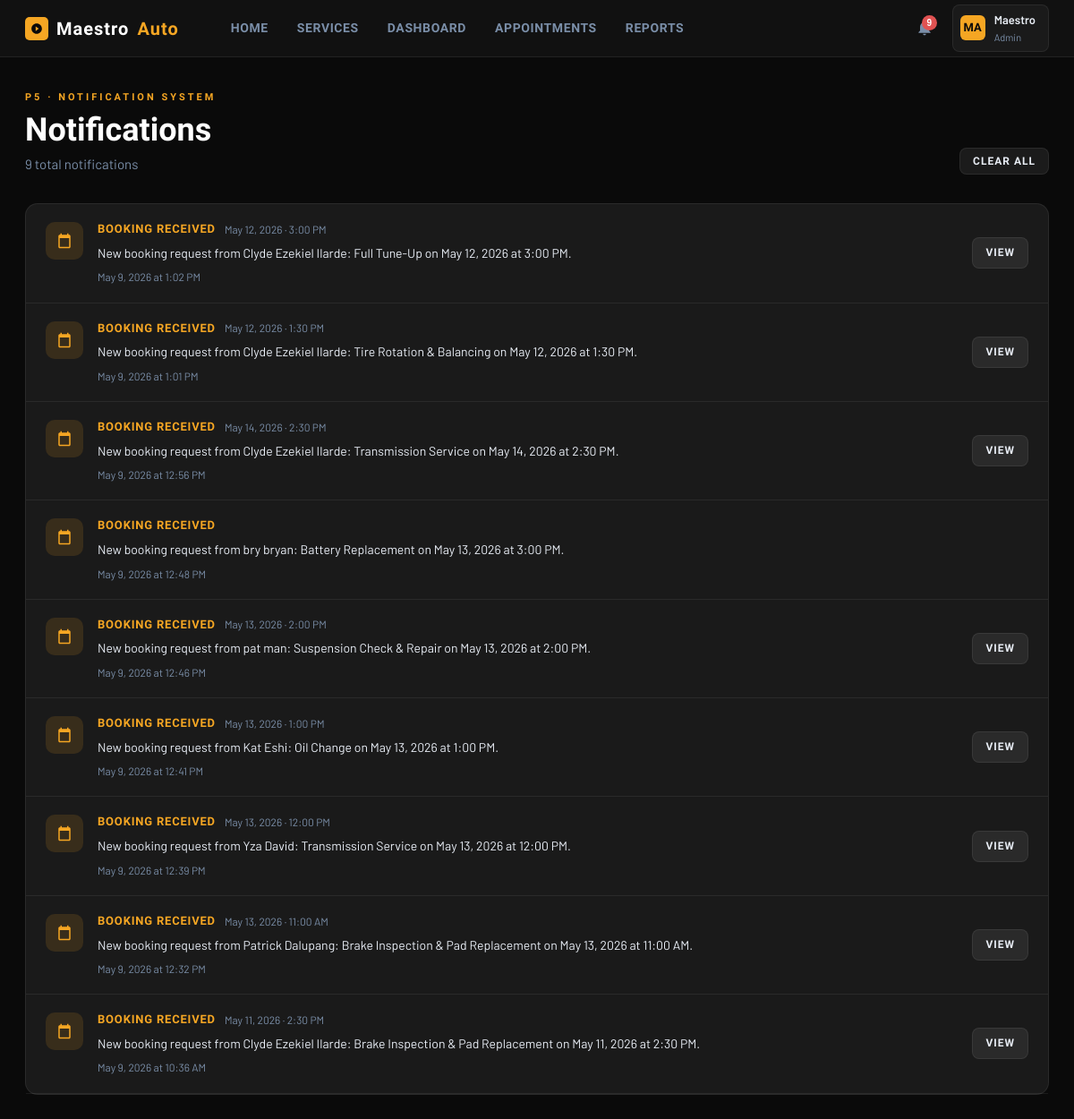
Screenshot of /notifications.php (signed in) with the database file from the repository.
### tables this page shows
CREATE TABLE `users` (
  `id` int(11) NOT NULL,
  `first_name` varchar(100) NOT NULL,
  `last_name` varchar(100) NOT NULL,
  `username` varchar(100) NOT NULL,
  `email` varchar(150) NOT NULL,
  `password` varchar(255) NOT NULL,
  `role` enum('customer','admin') NOT NULL DEFAULT 'customer',
  `phone` varchar(30) DEFAULT NULL,
  `created_at` timestamp NOT NULL DEFAULT current_timestamp()
);

CREATE TABLE `notifications` (
  `id` int(11) NOT NULL,
  `user_id` int(11) NOT NULL,
  `appt_id` int(11) DEFAULT NULL,
  `type` enum('booking_received','booking_confirmed','booking_declined','booking_completed','booking_cancelled','reminder') NOT NULL,
  `message` text NOT NULL,
  `is_read` tinyint(1) NOT NULL DEFAULT 0,
  `created_at` timestamp NOT NULL DEFAULT current_timestamp()
);

CREATE TABLE `appointments` (
  `id` int(11) NOT NULL,
  `user_id` int(11) NOT NULL,
  `service_id` int(11) NOT NULL,
  `vehicle_make` varchar(80) DEFAULT NULL,
  `vehicle_model` varchar(80) DEFAULT NULL,
  `vehicle_year` year(4) DEFAULT NULL,
  `plate_no` varchar(20) DEFAULT NULL,
  `appt_date` date NOT NULL,
  `appt_time` time NOT NULL,
  `notes` text DEFAULT NULL,
  `status` enum('pending','confirmed','declined','completed','cancelled') NOT NULL DEFAULT 'pending',
  `admin_notes` text DEFAULT NULL,
  `created_at` timestamp NOT NULL DEFAULT current_timestamp(),
  `updated_at` timestamp NOT NULL DEFAULT current_timestamp() ON UPDATE current_timestamp()
);

### notifications.php (the view, shortened to what this page needs)
<?php
require 'db.php';
require 'partials/header.php';
$pdo->prepare("UPDATE notifications SET is_read = 1 WHERE user_id = ?")
    ->execute([$me['id']]);
$page    = max(1, (int)($_GET['page'] ?? 1));
$perPage = 20;
$offset  = ($page - 1) * $perPage;
$countStmt = $pdo->prepare("SELECT COUNT(*) FROM notifications WHERE user_id = ?");
$countStmt->execute([$me['id']]);
$total = (int)$countStmt->fetchColumn();
$notifStmt = $pdo->prepare("
    SELECT n.*, a.appt_date, a.appt_time, s.name AS service_name
    FROM notifications n
    LEFT JOIN appointments a ON a.id = n.appt_id
    LEFT JOIN services     s ON s.id = a.service_id
    WHERE n.user_id = :user_id
    ORDER BY n.created_at DESC
    LIMIT :limit OFFSET :offset
");
$notifStmt->bindValue(':user_id', $me['id'], PDO::PARAM_INT);
$notifStmt->bindValue(':limit', (int)$perPage, PDO::PARAM_INT);
$notifStmt->bindValue(':offset', (int)$offset, PDO::PARAM_INT);
$notifStmt->execute();
$notifs = $notifStmt->fetchAll();
function notifStyle(string $type): array {
    return match($type) {
        'booking_received'  => ['#F5A623', 'M19 3h-1V1h-2v2H8V1H6v2H5c-1.1 0-2 .9-2 2v16c0 1.1.9 2 2 2h14c1.1 0 2-.9 2-2V5c0-1.1-.9-2-2-2zm0 18H5V8h14v13z'],
        'booking_confirmed' => ['#4CAF7D', 'M9 16.17L4.83 12l-1.42 1.41L9 19 21 7l-1.41-1.41z'],
        'booking_declined'  => ['#E05252', 'M12 2C6.47 2 2 6.47 2 12s4.47 10 10 10 10-4.47 10-10S17.53 2 12 2zm5 13.59L15.59 17 12 13.41 8.41 17 7 15.59 10.59 12 7 8.41 8.41 7 12 10.59 15.59 7 17 8.41 13.41 12 17 15.59z'],
        'booking_completed' => ['#4A90D9', 'M12 1L3 5v6c0 5.55 3.84 10.74 9 12 5.16-1.26 9-6.45 9-12V5l-9-4z'],
        'booking_cancelled' => ['#7A8EA8', 'M12 2C6.47 2 2 6.47 2 12s4.47 10 10 10 10-4.47 10-10S17.53 2 12 2zm5 13.59L15.59 17 12 13.41 8.41 17 7 15.59 10.59 12 7 8.41 8.41 7 12 10.59 15.59 7 17 8.41 13.41 12 17 15.59z'],
        'reminder'          => ['#F5A623', 'M12 22c1.1 0 2-.9 2-2h-4c0 1.1.9 2 2 2zm6-6V11c0-3.07-1.64-5.64-4.5-6.32V4c0-.83-.67-1.5-1.5-1.5s-1.5.67-1.5 1.5v.68C7.63 5.36 6 7.92 6 11v5l-2 2v1h16v-1l-2-2z'],
        default             => ['#7A8EA8', 'M12 2C6.48 2 2 6.48 2 12s4.48 10 10 10 10-4.48 10-10S17.52 2 12 2zm1 15h-2v-2h2v2zm0-4h-2V7h2v6z'],
    };
}
function notifLabel(string $type): string {
    return match($type) {
        'booking_received'  => 'Booking Received',
        'booking_confirmed' => 'Booking Confirmed',
        'booking_declined'  => 'Booking Declined',
        'booking_completed' => 'Service Completed',
        'booking_cancelled' => 'Booking Cancelled',
        'reminder'          => 'Reminder',
        default             => 'Notification',
    };
}
?>
<main class="page-shell">
    <div class="page-header" style="display:flex;align-items:flex-end;justify-content:space-between;flex-wrap:wrap;gap:16px;">
        <div>
            <div class="page-label">P5 · Notification System</div>
            <div class="page-title">Notifications</div>
            <div class="page-sub"><?= $total ?> total notification<?= $total!=1?'s':'' ?></div>
        </div>
        <?php if ($total > 0): ?>
            <form method="POST" action="clear_notifications.php">
                <button type="submit" class="btn btn-secondary btn-sm"
                    onclick="return confirm('Clear all notifications?')">
                    Clear All
                </button>
            </form>
        <?php endif; ?>
    </div>
    <?php if (empty($notifs)): ?>
        <div class="card">
            <div class="empty-state">
                <svg viewBox="0 0 24 24"><path d="M12 22c1.1 0 2-.9 2-2h-4c0 1.1.9 2 2 2zm6-6V11c0-3.07-1.64-5.64-4.5-6.32V4c0-.83-.67-1.5-1.5-1.5s-1.5.67-1.5 1.5v.68C7.63 5.36 6 7.92 6 11v5l-2 2v1h16v-1l-2-2z"/></svg>
                <p>You're all caught up — no notifications yet.</p>
            </div>
        </div>
    <?php else: ?>
        <div class="card" style="padding:0;">
            <?php foreach ($notifs as $n):
                [$color, $iconPath] = notifStyle($n['type']);
            ?>
            <div style="display:flex;gap:16px;padding:18px 22px;
                border-bottom:1px solid var(--border-sub);
                transition:background .15s;"
                onmouseover="this.style.background='rgba(255,255,255,0.02)'"
                onmouseout="this.style.background=''">
                <div style="flex-shrink:0;width:42px;height:42px;border-radius:10px;
                    background:<?= $color ?>22;
                    display:flex;align-items:center;justify-content:center;margin-top:2px;">
                    <svg viewBox="0 0 24 24" style="width:18px;height:18px;fill:<?= $color ?>;">
                        <path d="<?= $iconPath ?>"/>
                    </svg>
                </div>
                <div style="flex:1;min-width:0;">
                    <div style="display:flex;align-items:center;gap:10px;margin-bottom:5px;flex-wrap:wrap;">
                        <span style="font-family:'Barlow Condensed',sans-serif;font-size:13px;
                            font-weight:700;letter-spacing:.8px;text-transform:uppercase;color:<?= $color ?>;">
                            <?= notifLabel($n['type']) ?>
                        </span>
                        <?php if ($n['appt_date']): ?>
                            <span style="font-size:12px;color:var(--muted);">
                                <?= date('M j, Y', strtotime($n['appt_date'])) ?>
                                <?= $n['appt_time'] ? '· '.date('g:i A', strtotime($n['appt_time'])) : '' ?>
                            </span>
                        <?php endif; ?>
                    </div>
                    <div style="font-size:14px;color:var(--text);line-height:1.6;">
                        <?= htmlspecialchars($n['message']) ?>
                    </div>
                    <div style="font-size:12px;color:var(--muted);margin-top:6px;">
                        <?= date('F j, Y \a\t g:i A', strtotime($n['created_at'])) ?>
                    </div>
                </div>
                <?php if ($n['appt_id']): ?>
                <div style="flex-shrink:0;align-self:center;">
                    <a href="<?= $me['role']==='admin' ? 'admin_appointments.php' : 'dashboard.php' ?>"
                       class="btn btn-secondary btn-sm">View</a>
                </div>
                <?php endif; ?>
            </div>
            <?php endforeach; ?>
        </div>
    <?php endif; ?>
</main>
<?php require 'partials/footer.php'; ?>

### partials/header.php (shortened to what this page needs)
<?php
$currentUser = $pdo->prepare("SELECT id, first_name, last_name, username, role FROM users WHERE id = ?");
$currentUser->execute([$_SESSION['user_id']]);
$me = $currentUser->fetch();
$unreadStmt = $pdo->prepare("SELECT COUNT(*) FROM notifications WHERE user_id = ? AND is_read = 0");
$unreadStmt->execute([$me['id']]);
$unreadCount = (int)$unreadStmt->fetchColumn();
$initials = strtoupper(substr($me['first_name'],0,1) . substr($me['last_name'],0,1));
$isAdmin  = ($me['role'] === 'admin');
$currentPage = basename($_SERVER['PHP_SELF'], '.php');
?>
<!DOCTYPE html>
<html lang="en">
<head>
    <link rel="stylesheet" href="app.css">
</head>
<body>
<div class="app-body">
<header class="topbar">
    <a href="<?= $isAdmin ? 'admin_dashboard.php' : 'dashboard.php' ?>" class="topbar-logo">
        <div class="logo-badge">
            <svg viewBox="0 0 24 24"><path d="M12 2C6.48 2 2 6.48 2 12s4.48 10 10 10 10-4.48 10-10S17.52 2 12 2zm-2 14.5v-9l6 4.5-6 4.5z"/></svg>
        </div>
        Maestro<span style="color:var(--yellow)">Auto</span>
    </a>
    <nav class="topbar-nav">
        <a href="home.php"      class="<?= $currentPage==='home'      ?'active':'' ?>">Home</a>
        <a href="services.php"  class="<?= $currentPage==='services'  ?'active':'' ?>">Services</a>
        <?php if ($isAdmin): ?>
            <a href="admin_dashboard.php" class="<?= $currentPage==='admin_dashboard'?'active':'' ?>">Dashboard</a>
            <a href="admin_appointments.php" class="<?= $currentPage==='admin_appointments'?'active':'' ?>">Appointments</a>
            <a href="admin_reports.php"  class="<?= $currentPage==='admin_reports' ?'active':'' ?>">Reports</a>
        <?php else: ?>
            <a href="dashboard.php"    class="<?= $currentPage==='dashboard'    ?'active':'' ?>">My Dashboard</a>
            <a href="book.php"         class="<?= $currentPage==='book'         ?'active':'' ?>">Book Service</a>
        <?php endif; ?>
    </nav>
    <div class="topbar-right">
        <div style="position:relative;">
            <button class="notif-btn" id="notifBtn" aria-label="Notifications">
                <?php if ($unreadCount > 0): ?>
                    <span class="notif-badge"><?= $unreadCount > 9 ? '9+' : $unreadCount ?></span>
                <?php endif; ?>
            </button>
        </div>
        <div style="position:relative;">
            <div class="user-chip" id="userChip">
                <div class="user-avatar"><?= $initials ?></div>
                <div>
                    <div class="user-name"><?= htmlspecialchars($me['first_name']) ?></div>
                    <div class="user-role"><?= ucfirst($me['role']) ?></div>
                </div>
            </div>
        </div>
    </div>
</header>

### app.css (style rules this page uses)
*, *::before, *::after { box-sizing: border-box; margin: 0; padding: 0; }
:root { --yellow: #F5A623; --yellow-dk: #D4891A; --yellow-lt: rgba(245,166,35,0.12); --navy: #0a0a0a; --black: #0a0a0a; --black-mid: #111111; --black-card: #1a1a1a; --black-input:#2a2a2a; --black-ele: #222222; --navy-mid: #111111; --navy-card: #1a1a1a; --navy-input: #2a2a2a; --border: rgba(245,166,35,0.22); --border-sub: rgba(255,255,255,0.07); --text: #E8EDF5; --muted: #7A8EA8; --white: #ffffff; --danger: #E05252; --danger-lt: rgba(224,82,82,0.12); --success: #4CAF7D; --success-lt: rgba(76,175,125,0.12); --warning: #F5A623; --info: #4A90D9; --info-lt: rgba(74,144,217,0.12); --sidebar-w: 260px; --topbar-h: 64px; }
html, body { min-height: 100%; font-family: 'Barlow', sans-serif; background: var(--black); color: var(--text); font-size: 15px; line-height: 1.6; }
a { color: var(--yellow); text-decoration: none; }
.topbar { position: fixed; top: 0; left: 0; right: 0; z-index: 100; height: var(--topbar-h); background: var(--black-mid); border-bottom: 1px solid var(--border-sub); display: flex; align-items: center; padding: 0 28px; gap: 20px; }
.topbar-logo { font-family: 'Barlow Condensed', sans-serif; font-size: 20px; font-weight: 800; letter-spacing: 1px; color: var(--white); display: flex; align-items: center; gap: 9px; text-decoration: none; white-space: nowrap; }
.topbar-logo .logo-badge { background: var(--yellow); border-radius: 5px; width: 26px; height: 26px; display: flex; align-items: center; justify-content: center; }
.topbar-logo .logo-badge svg { width: 14px; height: 14px; fill: var(--black); }
.topbar-nav { display: flex; align-items: center; gap: 4px; margin-left: 24px; flex: 1; }
.topbar-nav a { font-family: 'Barlow Condensed', sans-serif; font-size: 14px; font-weight: 600; letter-spacing: .6px; text-transform: uppercase; color: var(--muted); padding: 6px 14px; border-radius: 6px; transition: color .2s, background .2s; text-decoration: none; }
.topbar-right { margin-left: auto; display: flex; align-items: center; gap: 12px; }
.notif-btn { position: relative; background: none; border: none; cursor: pointer; width: 38px; height: 38px; border-radius: 8px; display: flex; align-items: center; justify-content: center; color: var(--muted); transition: background .2s, color .2s; }
.notif-badge { position: absolute; top: 5px; right: 5px; width: 17px; height: 17px; border-radius: 50%; background: var(--danger); color: #fff; font-size: 10px; font-weight: 700; line-height: 17px; text-align: center; }
.user-chip { display: flex; align-items: center; gap: 10px; background: var(--black-card); border: 1px solid var(--border-sub); border-radius: 8px; padding: 6px 14px 6px 8px; cursor: pointer; transition: border-color .2s; }
.user-avatar { width: 28px; height: 28px; border-radius: 6px; background: var(--yellow); color: var(--black); font-family: 'Barlow Condensed', sans-serif; font-weight: 800; font-size: 13px; display: flex; align-items: center; justify-content: center; }
.user-name { font-size: 13px; font-weight: 600; color: var(--text); }
.user-role { font-size: 11px; color: var(--muted); }
.app-body { padding-top: var(--topbar-h); min-height: 100vh; }
.page-shell { max-width: 1280px; margin: 0 auto; padding: 36px 28px 60px; }
.page-header { margin-bottom: 32px; }
.page-label { font-family: 'Barlow Condensed', sans-serif; font-size: 11px; font-weight: 700; letter-spacing: 3px; text-transform: uppercase; color: var(--yellow); margin-bottom: 8px; }
.page-title { font-family: 'Barlow Condensed', sans-serif; font-size: clamp(2rem, 3vw, 2.8rem); font-weight: 800; color: var(--white); line-height: 1.1; }
.page-sub { font-size: 15px; color: var(--muted); margin-top: 6px; }
.card { background: var(--black-card); border: 1px solid var(--border-sub); border-radius: 14px; padding: 28px; }
.btn { display: inline-flex; align-items: center; gap: 8px; font-family: 'Barlow Condensed', sans-serif; font-size: 14px; font-weight: 700; letter-spacing: 1px; text-transform: uppercase; border: none; border-radius: 8px; padding: 10px 20px; cursor: pointer; text-decoration: none; transition: background .2s, transform .15s, box-shadow .2s; }
.btn-secondary { background: rgba(255,255,255,0.07); color: var(--text); border: 1px solid var(--border-sub); }
.btn-sm { padding: 7px 14px; font-size: 12px; }

### rows the page displays
users: initials "MA", first_name "Maestro", role "Admin"
notifications: type "BOOKING RECEIVED", appt.appt_date "May 12, 2026", appt.appt_time "3:00 PM", message "New booking request from Clyde Ezekiel Ilarde: Full Tune-Up on May 12, 2026 at 3:00 PM.", created_at "May 9, 2026 at 1:02 PM", shows "VIEW"
notifications: type "BOOKING RECEIVED", appt.appt_date "May 12, 2026", appt.appt_time "1:30 PM", message "New booking request from Clyde Ezekiel Ilarde: Tire Rotation & Balancing on May 12, 2026 at 1:30 PM.", created_at "May 9, 2026 at 1:01 PM", shows "VIEW"
notifications: type "BOOKING RECEIVED", appt.appt_date "May 14, 2026", appt.appt_time "2:30 PM", message "New booking request from Clyde Ezekiel Ilarde: Transmission Service on May 14, 2026 at 2:30 PM.", created_at "May 9, 2026 at 12:56 PM", shows "VIEW"
notifications: type "BOOKING RECEIVED", message "New booking request from bry bryan: Battery Replacement on May 13, 2026 at 3:00 PM.", created_at "May 9, 2026 at 12:48 PM"
notifications: type "BOOKING RECEIVED", appt.appt_date "May 13, 2026", appt.appt_time "2:00 PM", message "New booking request from pat man: Suspension Check & Repair on May 13, 2026 at 2:00 PM.", created_at "May 9, 2026 at 12:46 PM", shows "VIEW"
notifications: type "BOOKING RECEIVED", appt.appt_date "May 13, 2026", appt.appt_time "1:00 PM", message "New booking request from Kat Eshi: Oil Change on May 13, 2026 at 1:00 PM.", created_at "May 9, 2026 at 12:41 PM", shows "VIEW"
notifications: type "BOOKING RECEIVED", appt.appt_date "May 13, 2026", appt.appt_time "12:00 PM", message "New booking request from Yza David: Transmission Service on May 13, 2026 at 12:00 PM.", created_at "May 9, 2026 at 12:39 PM", shows "VIEW"
notifications: type "BOOKING RECEIVED", appt.appt_date "May 13, 2026", appt.appt_time "11:00 AM", message "New booking request from Patrick Dalupang: Brake Inspection & Pad Replacement on May 13, 2026 at 11:00 AM.", created_at "May 9, 2026 at 12:32 PM", shows "VIEW"
notifications: type "BOOKING RECEIVED", appt.appt_date "May 11, 2026", appt.appt_time "2:30 PM", message "New booking request from Clyde Ezekiel Ilarde: Brake Inspection & Pad Replacement on May 11, 2026 at 2:30 PM.", created_at "May 9, 2026 at 10:36 AM", shows "VIEW"

### other values shown
$unreadCount "9"
$total "9"
